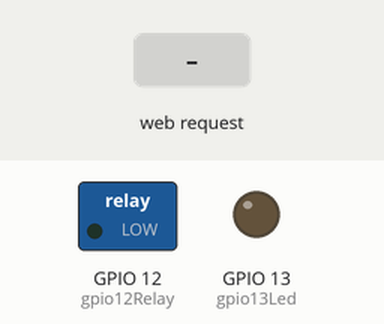
Recording of a sketch running on a simulated ESP8266 (NodeMCU). Shown: switched loads named in the sketch (green lamp = pin HIGH), output pins drawn as LEDs (lit = HIGH). Inputs (shaded band) come from the test bench. WiFi joins after 1.5 s; servers stay silent unless stated; what the sketch prints to the serial monitor is not drawn.

Above: at 7.7 s.
7.8 s: HTTP request GET /on received
At 8.1 s:
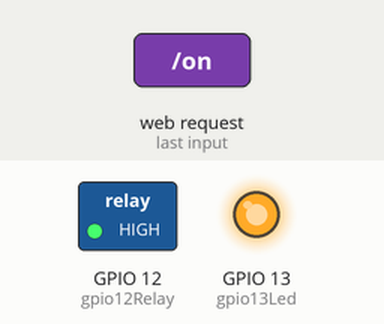
Timing chart, 0 to 10.8 s (numbered marks = the images above; inputs shaded):
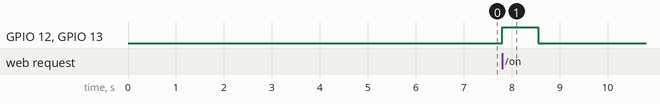

Measured:
- after the input at 7.8 s, GPIO 12 (gpio12Relay), GPIO 13 (gpio13Led): LOW → HIGH at once, → LOW 0.75 s later

The sketch:

Laser.ino
```cpp
#include <ESP8266WiFi.h>
#include <WiFiClient.h>
#include <ESP8266WebServer.h>
#include <ESP8266mDNS.h>

MDNSResponder mdns;

// Replace with your network credentials
const char* ssid = "TNLS";
const char* password = "56925622491421384628";

ESP8266WebServer server(80);

String webPage = "";

int gpio13Led = 13;
int gpio12Relay = 12;

void setup(void){
  webPage += "<h1>Remote Start</h1><p><a href=\"on\"><button>START</button></a>&nbsp;</p>";
  // preparing GPIOs
  pinMode(gpio13Led, OUTPUT);
  digitalWrite(gpio13Led, LOW);

  pinMode(gpio12Relay, OUTPUT);
  digitalWrite(gpio12Relay, LOW);

  Serial.begin(115200);
  delay(5000);
  WiFi.begin(ssid, password);
  Serial.println("");

  // Wait for connection
  while (WiFi.status() != WL_CONNECTED) {
    delay(500);
    Serial.print(".");
  }
  Serial.println("");
  Serial.print("Connected to ");
  Serial.println(ssid);
  Serial.print("IP address: ");
  Serial.println(WiFi.localIP());

  if (mdns.begin("esp8266", WiFi.localIP())) {
    Serial.println("MDNS responder started");
  }

  server.on("/", [](){
    server.send(200, "text/html", webPage);
  });
  server.on("/on", [](){
    server.send(200, "text/html", webPage);
    digitalWrite(gpio13Led, HIGH);
    digitalWrite(gpio12Relay, HIGH);
    delay(750);
    digitalWrite(gpio13Led, LOW);
    digitalWrite(gpio12Relay, LOW);
  });

  server.begin();
  Serial.println("HTTP server started");
}

void loop(void){
  server.handleClient();
}
```
